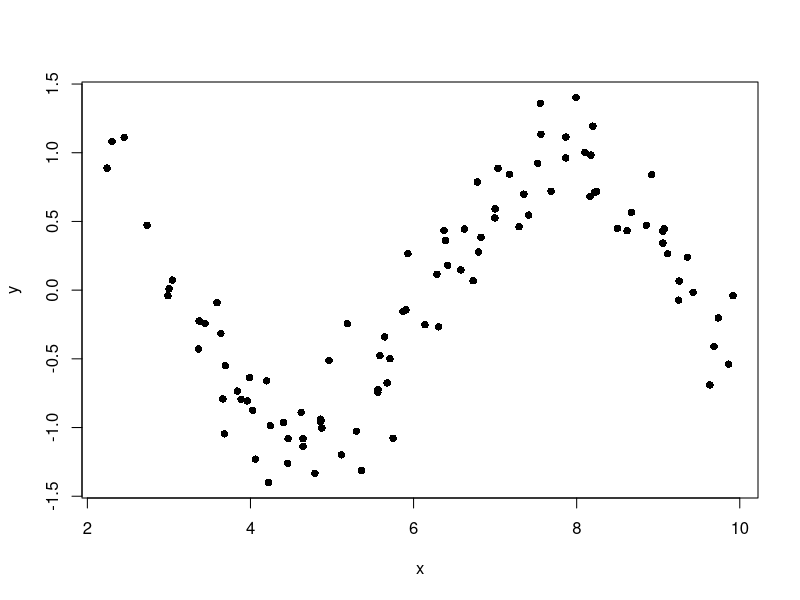
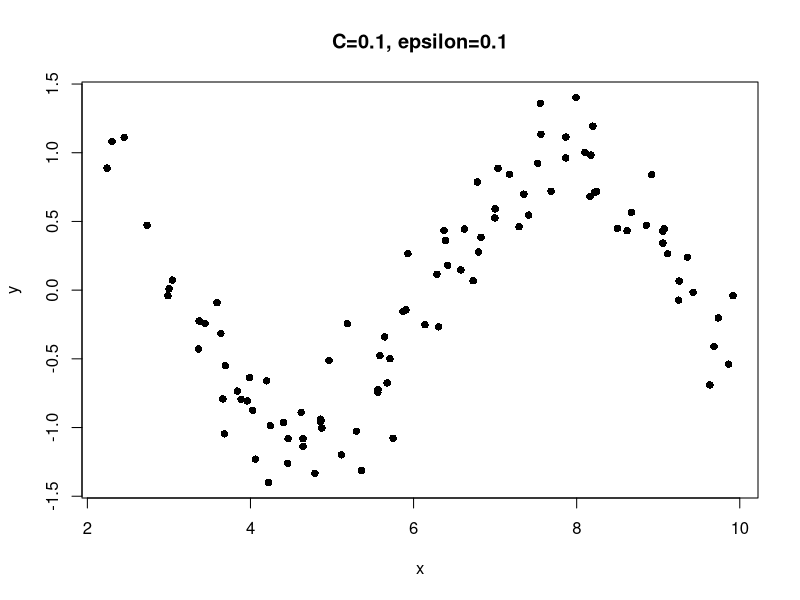

These charts were generated, in order, by the following R code: (Note: this script raises an error after producing the figures.)
rm(list = ls())
set.seed(100)
x <- runif(100, min = 2, max = 10)
y <- sin(x) + rnorm(length(x)) * .25
sinData <- data.frame(x = x, y = y)


plot(x, y,pch=16)
## Create a grid of x values to use for prediction
dataGrid <- data.frame(x = seq(2, 10, length = 100))

#library(kernlab)
plot(x, y,pch=16,main="C=0.1, epsilon=0.1")
rbfSVM <- ksvm(x = x, y = y, data = sinData,
                 kernel ="rbfdot", kpar = "automatic",
                 C = 0.1, epsilon = 0.1)
modelPrediction <- predict(rbfSVM, newdata = dataGrid)
 ## This is a matrix with one column. We can plot the
 ## model predictions by adding points to the previous plot
points(x = dataGrid$x, y = modelPrediction[,1],type = "l", col = "black",lwd="3")

plot(x, y,pch=16,main="C=1, epsilon=0.1")
rbfSVM <- ksvm(x = x, y = y, data = sinData,
               kernel ="rbfdot", kpar = "automatic",
               C = 1, epsilon = 0.1)
modelPrediction <- predict(rbfSVM, newdata = dataGrid)
## This is a matrix with one column. We can plot the
## model predictions by adding points to the previous plot
points(x = dataGrid$x, y = modelPrediction[,1],type = "l", col = "blue",lwd="3")

plot(x, y,pch=16,main="C=10, epsilon=0.1")
rbfSVM <- ksvm(x = x, y = y, data = sinData,
               kernel ="rbfdot", kpar = "automatic",
               C = 10, epsilon = 0.1)
modelPrediction <- predict(rbfSVM, newdata = dataGrid)
## This is a matrix with one column. We can plot the
## model predictions by adding points to the previous plot
points(x = dataGrid$x, y = modelPrediction[,1],type = "l", col = "red",lwd="3")

plot(x, y,pch=16,main="C=100, epsilon=0.1")
rbfSVM <- ksvm(x = x, y = y, data = sinData,
               kernel ="rbfdot", kpar = "automatic",
               C = 100, epsilon = 0.1)
modelPrediction <- predict(rbfSVM, newdata = dataGrid)
## This is a matrix with one column. We can plot the
## model predictions by adding points to the previous plot
points(x = dataGrid$x, y = modelPrediction[,1],type = "l", col = "green",lwd="3")

plot(x, y,pch=16,main="C=1000, epsilon=0.1")
rbfSVM <- ksvm(x = x, y = y, data = sinData,
               kernel ="rbfdot", kpar = "automatic",
               C = 1000, epsilon = 0.1)
modelPrediction <- predict(rbfSVM, newdata = dataGrid)
## This is a matrix with one column. We can plot the
## model predictions by adding points to the previous plot
points(x = dataGrid$x, y = modelPrediction[,1],type = "l", col = "orange",lwd="3")





